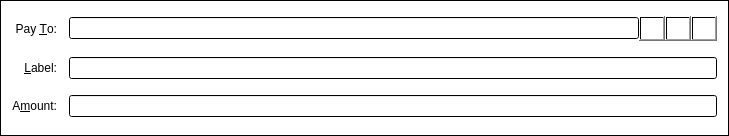
<?xml version="1.0" encoding="UTF-8"?>
<ui version="4.0">
 <class>SendCoinsEntry</class>
 <widget class="QFrame" name="SendCoinsEntry">
  <property name="geometry">
   <rect>
    <x>0</x>
    <y>0</y>
    <width>729</width>
    <height>136</height>
   </rect>
  </property>
  <property name="windowTitle">
   <string>Form</string>
  </property>
  <property name="autoFillBackground">
   <bool>false</bool>
  </property>
  <property name="styleSheet">
   <string notr="true">background-color: qlineargradient(spread:pad, x1:1, y1:0, x2:1, y2:0, stop:0 rgba(255, 255, 255, 255), stop:1 rgba(255, 255, 255, 255));</string>
  </property>
  <property name="frameShape">
   <enum>QFrame::StyledPanel</enum>
  </property>
  <property name="frameShadow">
   <enum>QFrame::Plain</enum>
  </property>
  <layout class="QGridLayout" name="gridLayout">
   <property name="spacing">
    <number>12</number>
   </property>
   <item row="5" column="0">
    <widget class="QLabel" name="label">
     <property name="text">
      <string>A&amp;mount:</string>
     </property>
     <property name="alignment">
      <set>Qt::AlignRight|Qt::AlignTrailing|Qt::AlignVCenter</set>
     </property>
     <property name="buddy">
      <cstring>payAmount</cstring>
     </property>
    </widget>
   </item>
   <item row="3" column="0">
    <widget class="QLabel" name="label_2">
     <property name="text">
      <string>Pay &amp;To:</string>
     </property>
     <property name="alignment">
      <set>Qt::AlignRight|Qt::AlignTrailing|Qt::AlignVCenter</set>
     </property>
     <property name="buddy">
      <cstring>payTo</cstring>
     </property>
    </widget>
   </item>
   <item row="5" column="1">
    <widget class="BitcoinAmountField" name="payAmount"/>
   </item>
   <item row="4" column="1">
    <layout class="QHBoxLayout" name="horizontalLayout_2">
     <property name="spacing">
      <number>0</number>
     </property>
     <item>
      <widget class="QValidatedLineEdit" name="addAsLabel">
       <property name="enabled">
        <bool>true</bool>
       </property>
       <property name="toolTip">
        <string>Enter a label for this address to add it to your address book</string>
       </property>
      </widget>
     </item>
    </layout>
   </item>
   <item row="4" column="0">
    <widget class="QLabel" name="label_4">
     <property name="text">
      <string>&amp;Label:</string>
     </property>
     <property name="alignment">
      <set>Qt::AlignRight|Qt::AlignTrailing|Qt::AlignVCenter</set>
     </property>
     <property name="buddy">
      <cstring>addAsLabel</cstring>
     </property>
    </widget>
   </item>
   <item row="3" column="1">
    <layout class="QHBoxLayout" name="payToLayout">
     <property name="spacing">
      <number>0</number>
     </property>
     <item>
      <widget class="QValidatedLineEdit" name="payTo">
       <property name="toolTip">
        <string>The address to send the payment to  (e.g. NqYkreSgJfrRLS9ietBinhvXDepUcSMhio)</string>
       </property>
       <property name="maxLength">
        <number>34</number>
       </property>
      </widget>
     </item>
     <item>
      <widget class="QToolButton" name="addressBookButton">
       <property name="toolTip">
        <string>Choose address from address book</string>
       </property>
       <property name="text">
        <string/>
       </property>
       <property name="icon">
        <iconset resource="../bitcoin.qrc">
         <normaloff>:/icons/address-book</normaloff>:/icons/address-book</iconset>
       </property>
       <property name="shortcut">
        <string>Alt+A</string>
       </property>
      </widget>
     </item>
     <item>
      <widget class="QToolButton" name="pasteButton">
       <property name="toolTip">
        <string>Paste address from clipboard</string>
       </property>
       <property name="text">
        <string/>
       </property>
       <property name="icon">
        <iconset resource="../bitcoin.qrc">
         <normaloff>:/icons/editpaste</normaloff>:/icons/editpaste</iconset>
       </property>
       <property name="shortcut">
        <string>Alt+P</string>
       </property>
      </widget>
     </item>
     <item>
      <widget class="QToolButton" name="deleteButton">
       <property name="toolTip">
        <string>Remove this recipient</string>
       </property>
       <property name="text">
        <string/>
       </property>
       <property name="icon">
        <iconset resource="../bitcoin.qrc">
         <normaloff>:/icons/remove</normaloff>:/icons/remove</iconset>
       </property>
      </widget>
     </item>
    </layout>
   </item>
  </layout>
 </widget>
 <customwidgets>
  <customwidget>
   <class>QValidatedLineEdit</class>
   <extends>QLineEdit</extends>
   <header>qvalidatedlineedit.h</header>
  </customwidget>
  <customwidget>
   <class>BitcoinAmountField</class>
   <extends>QLineEdit</extends>
   <header>bitcoinamountfield.h</header>
   <container>1</container>
  </customwidget>
 </customwidgets>
 <resources>
  <include location="../bitcoin.qrc"/>
 </resources>
 <connections/>
</ui>
